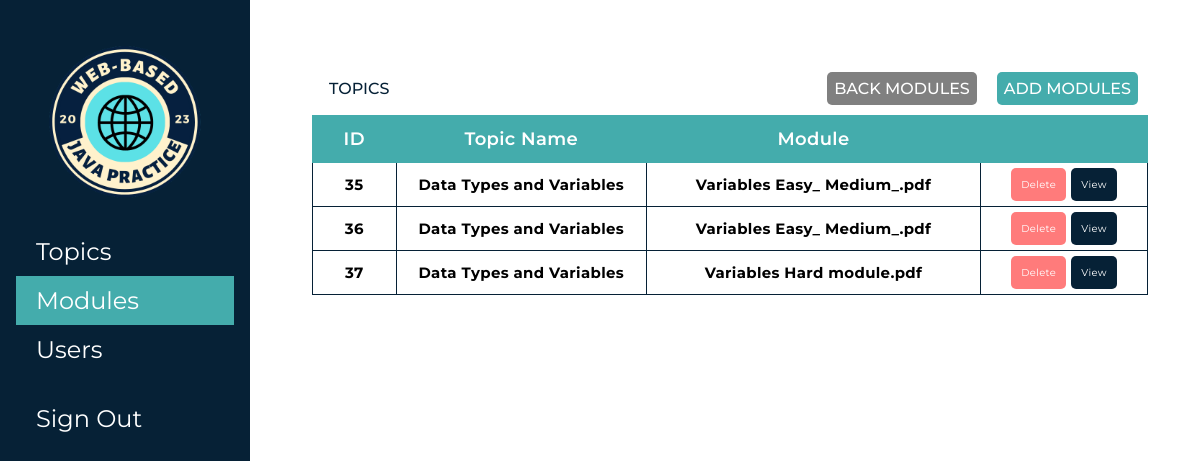
/admin-modules-topic.php?topic=Data Types and Variables, run on the app's committed database.
### tables this page shows
CREATE TABLE `modules_db` (
  `id` int NOT NULL,
  `topic_name` varchar(500) NOT NULL,
  `module_name` varchar(500) NOT NULL,
  `topic_level` varchar(500) NOT NULL
);

### admin-modules-topic.php (the view, shortened to what this page needs)
<?php
@include 'config.php';
if (isset($_GET['delete'])) {
    $id = $_GET['delete'];
    mysqli_query($conn, "DELETE FROM modules_db WHERE id = '$id'");
    header('location:admin-modules.php');
}else if(isset($_GET['topic'])){
    $topic= $_GET['topic'];
    $topic = preg_replace('/%20/', ' ', $topic);
}
?>
<!DOCTYPE html>
<html lang="en">
<head>
    <link rel="stylesheet" href="./assets/css/admin.css" />
</head>
<body>
    <div class="app">
        <aside class="sidebar">
            <div class="logo">
                <img src="./images/logo.png" alt="">
            </div>
            <nav class="menu">
                <a href="admin-main.php" class="menu-item">Topics</a>
                <a href="admin-modules.php" class="menu-item is-active ">Modules</a>
                <a href="admin-users.php" class="menu-item">Users</a>
                <a href="logout.php" class="menu-item is-out">Sign Out</a>
            </nav>
        </aside>
        <main class="content">
            <div class="dashboard" >
                <div class="cards">
                <div class="users">
                        <h1 class="name">Topics</h1>
                        <a class ="addBtn" href="admin-add-module.php">Add Modules</a>
                        <a class ="addBtn" href="admin-modules.php" style="background-color: grey">BACK Modules</a>
                        <table class="table" >
                            <thead>
                                <tr>
                                    <th>ID</th>
                                    <th>Topic Name</th>
                                    <th>Module</th>
                                    <th></th>
                                </tr>
                            </thead>
                            <tbody>
                            <?php
                                $select = mysqli_query($conn, "SELECT * FROM modules_db WHERE topic_name = '$topic'");
                                while($row = mysqli_fetch_assoc($select)){
                            ?>
                                <tr>
                                    <td><h5><?php echo $row['id']; ?></h5></td>
                                    <td width="30%" data-label="TOPIC NAME:"><h5><?php echo $row['topic_name']; ?></h5></td>
                                    <td width="40%" data-label="MODULE NAME:"><h5><?php echo $row['module_name']; ?></h5></td>
                                    <td width="20%"class="btns">
                                        <a class="delete" href="admin-modules.php?delete=<?php echo $row['id']; ?>">Delete</a>
                                        <a class="quest" href="admin-view-pdf.php?id=<?php echo $row['id'];?>&<?php echo $row['topic_name']?>">View</a>
                                </tr>
                            <?php   }; ?>
                            </tbody>
                        </table>
                    </div>
                </div>
            </div>
        </main>
    </div>
</body>
</html>

### assets/css/admin.css (style rules this page uses)
* { font-family: 'Montserrat', sans-serif; margin:0; padding:0; box-sizing: border-box; outline: none; border:none; text-decoration: none; }
body { min-height: 100vh; }
* { margin: 0; padding: 0; box-sizing: border-box; font-family: 'Montserrat', sans-serif; }
.app { display: flex; min-height: 100vh; }
.sidebar { flex: 1 1 0; max-width: 250px; padding: 2rem 1rem; background-color: #062136; min-height: 100vh; }
.sidebar .menu .menu-item { display: block; text-decoration: none; font-size: 24px; padding: 10px 20px; color: #fff; display: flex; }
.sidebar .menu .menu-item:hover, .sidebar .menu .menu-item.is-active { background:#44acac; color: #fff; }
.content { flex: 1 1 0; padding: 2rem; }
.logo { display: flex; align-items: center; justify-content: center; margin-bottom: 15px; }
.logo img { height: 180px; width: 180px; }
.is-out { margin-top: 20px; }
.dashboard { min-height: 80vh; }
.dashboard .cards { margin-right: 50px; }
.users { width: 100%; margin: 30px 0 30px 30px; overflow: auto; }
.table { width: 100%; border-collapse: collapse; margin-top: 10px; }
.table thead { background: #44acac; }
.table thead tr th { font-size: 18px; font-weight: 600; letter-spacing: 0.35px; color: #FFF; padding: 12px; vertical-align: top; border: 1px solid #44acac; }
.table tbody tr td { font-size: 18px; letter-spacing: 0.35px; font-weight: normal; padding: 5px; text-align: center; border: 1px solid #062136 }
tbody .delete { color: #fff; padding: 10px; font-size: 10px; border-radius: 5px; background-color: #ff7b7b; display: inline-block; }
tbody .quest { color: #fff; padding: 10px; font-size: 10px; border-radius: 5px; background-color: #062136; display: inline-block; }
.addBtn { background-color: #44acac; margin: 10px; padding: 7px; float: right; border-radius: 5px; color: #fff; font-size: 16px; font-weight: 500; text-transform: uppercase; }
.name { margin: 10px; padding: 7px; float: left; border-radius: 5px; color: #062136; font-size: 16px; font-weight: 500; text-transform: uppercase; }

### data on the page
modules_db: id "35", topic_name "Data Types and Variables", module_name "Variables Easy_ Medium_.pdf"
modules_db: id "36", topic_name "Data Types and Variables", module_name "Variables Easy_ Medium_.pdf"
modules_db: id "37", topic_name "Data Types and Variables", module_name "Variables Hard module.pdf"
